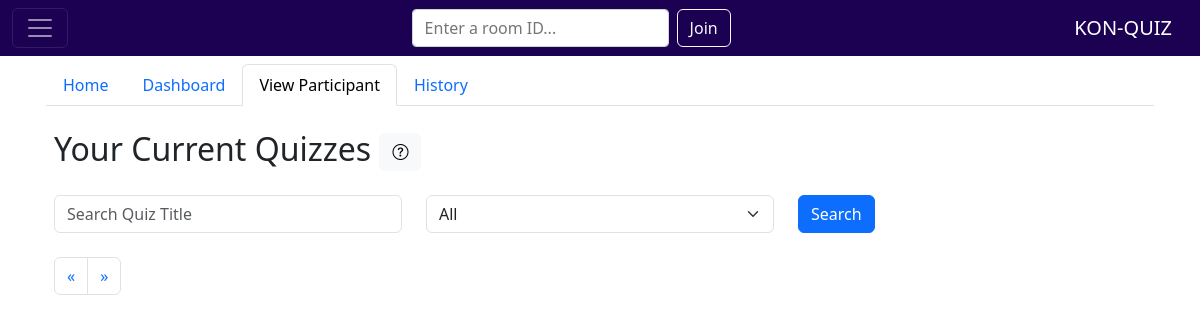
Page /user/view_participant.php (signed in) on the earlier database version.
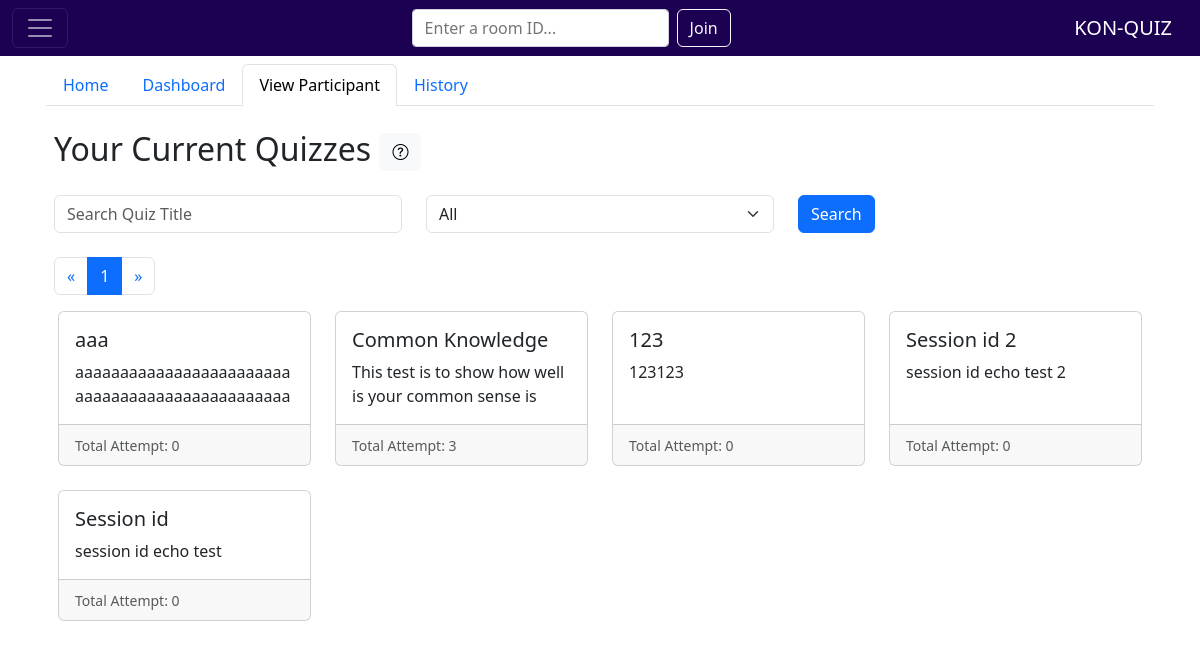
Same page on the later database version.
### tables this page shows
CREATE TABLE IF NOT EXISTS `quiz` (
  `qz_ID` int NOT NULL AUTO_INCREMENT,
  `Title` varchar(150) NOT NULL,
  `Description` text NOT NULL,
  `User_ID` int NOT NULL,
  `Room_ID` varchar(6) DEFAULT NULL,
  PRIMARY KEY (`qz_ID`)
);

### user/view_participant.php (the view, shortened to what this page needs)
<?php
    include("../conn.php");
    $id = $_SESSION['id'];
    $query = "SELECT * FROM quiz where User_ID = $id";
    $records_per_page = 12;
    $page = isset($_GET['page']) ? (int)$_GET['page'] : 1;
    $offset = ($page - 1) * $records_per_page;
    $total_records = mysqli_num_rows(mysqli_query($con, "SELECT * FROM quiz where User_ID = $id"));
    $total_pages = ceil($total_records / $records_per_page);
    $search = null;
    $sort = null;
    if(isset($_GET['sortBy']) && !empty($_GET['sortBy'])) {
        $sort = $_GET['sortBy'];
        if($sort == 'Oldest'){
            $query .= " ORDER BY qz_ID ASC";
        }else{
            $query .= " ORDER BY qz_ID DESC";
        }
    }else{
        $query .= " ORDER BY qz_ID DESC";
    }
    $query .= " LIMIT $records_per_page OFFSET $offset";
    $result2 = mysqli_query($con, $query);
?>
<head>
</head>
<div class="container px-3">
    <?php include('../template/nav_tabs.php') ?>
    <div class="px-2">
        <h2 class="my-4">Your Current Quizzes
            <button type="button" class="btn btn-light" data-bs-toggle="tooltip" data-bs-placement="right" data-bs-title="You can find who have done your quizzes here">
                <i class="bi bi-question-circle"></i>
            </button>
        </h2>
    </div>
    <form class="row px-2 my-4" action="view_participant.php">
        <div class="col">
            <input class="form-control" id="search-input" type="search" name="search" placeholder="Search Quiz Title" aria-label="Search"  value="<?php echo $search ?>">
        </div>
        <div class="col">
            <select id="select-input" name="sortBy" class="form-select" onchange="sortItem(this)">
                <option value="All" <?php if ($sort === "All") echo "selected"; ?>>All</option>
            </select>
        </div>
        <div class="col">
            <button class="btn btn-primary">Search</button>
        </div>
    </form>
    <nav aria-label="Page navigation example">
        <ul class="pagination mt-2 px-2">
            <li class="page-item">
                <a class="page-link" href="<?php if ($page > 1){ ?>?page=<?php echo $page - 1;} ?>" aria-label="Previous">
                    <span aria-hidden="true">&laquo;</span>
                </a>
            </li>
            <?php for ($i = 1; $i <= $total_pages; $i++): ?>
            <li class="page-item <?php echo $page === $i ? 'active' : ''; ?>">
                <a class="page-link" href="?page=<?php echo $i; ?>"><?php echo $i; ?></a>
            </li>
            <?php endfor; ?>
            <li class="page-item">
                <a class="page-link" href="<?php if ($page < $total_pages){ ?>?page=<?php echo $page + 1;} ?>" aria-label="Next">
                    <span aria-hidden="true">&raquo;</span>
                </a>
            </li>
        </ul>
    </nav>
    <div class="container mt-2">
        <div class="row row-cols-1 row-cols-md-4 g-4">
            <?php
                while($row=mysqli_fetch_array($result2)) {
                    $query = 'SELECT * FROM all_session INNER JOIN quiz ON all_session.qz_ID = quiz.qz_ID LEFT JOIN user on user.ID = all_session.User_ID where all_session.qz_ID ='. $row["qz_ID"];
                    $result = mysqli_query($con, $query);
            ?>
                <div class="col">
                    <div class="card quiz-card h-100" onclick="window.location.href = 'participant.php?qz_id=<?php echo $row['qz_ID'] ?>'">
                        <div class="card-body">
                            <h5 class="card-title"><?php echo $row['Title'] ?></h5>
                            <p class="card-text"><?php echo $row['Description'] ?></p>
                        </div>
                        <div class="card-footer">
                            <small class="text-body-secondary">Total Attempt: <?php echo mysqli_num_rows($result)?></small>
                        </div>
                    </div>
                </div>
            <?php
                }
            ?>
        </div>
    </div>
</div>

Differences in the rows shown:
added quiz: Title "aaa", Description "aaaaaaaaaaaaaaaaaaaaaaaaaaaaaaaaaaaaaaaaaaaaaaaa", mysqli_num_rows($result) "0"
added quiz: Title "Common Knowledge", Description "This test is to show how well is your common sense is", mysqli_num_rows($result) "3"
added quiz: Title "123", Description "123123", mysqli_num_rows($result) "0"
added quiz: Title "Session id 2", Description "session id echo test 2", mysqli_num_rows($result) "0"
added quiz: Title "Session id", Description "session id echo test", mysqli_num_rows($result) "0"
Other differences:
new list line: "1"
